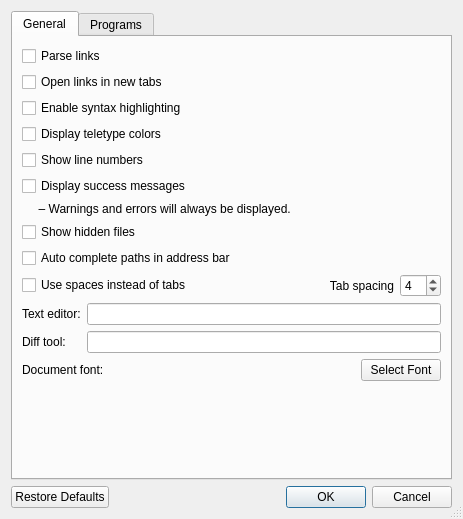
<?xml version="1.0" encoding="UTF-8"?>
<ui version="4.0">
 <class>Dialog</class>
 <widget class="QDialog" name="Dialog">
  <property name="geometry">
   <rect>
    <x>0</x>
    <y>0</y>
    <width>463</width>
    <height>519</height>
   </rect>
  </property>
  <property name="windowTitle">
   <string>Preferences</string>
  </property>
  <property name="windowIcon">
   <iconset theme="preferences-system">
    <normaloff/>
   </iconset>
  </property>
  <property name="sizeGripEnabled">
   <bool>true</bool>
  </property>
  <property name="modal">
   <bool>true</bool>
  </property>
  <layout class="QVBoxLayout" name="verticalLayout">
   <item>
    <widget class="QTabWidget" name="tabWidget">
     <property name="currentIndex">
      <number>0</number>
     </property>
     <widget class="QWidget" name="tab_General">
      <attribute name="title">
       <string>General</string>
      </attribute>
      <layout class="QVBoxLayout" name="layoutGeneral">
       <item>
        <widget class="QCheckBox" name="checkBox_parseLinks">
         <property name="toolTip">
          <string>Parse files for links to other files. Disable for faster loading of larger files</string>
         </property>
         <property name="text">
          <string>Parse links</string>
         </property>
        </widget>
       </item>
       <item>
        <widget class="QCheckBox" name="checkBox_newTab">
         <property name="toolTip">
          <string>Open links in new tabs instead of the current tab</string>
         </property>
         <property name="text">
          <string>Open links in new tabs</string>
         </property>
        </widget>
       </item>
       <item>
        <widget class="QCheckBox" name="checkBox_syntaxHighlighting">
         <property name="toolTip">
          <string>Enable syntax highlighting. Disable for faster loading of larger files</string>
         </property>
         <property name="text">
          <string>Enable syntax highlighting</string>
         </property>
        </widget>
       </item>
       <item>
        <widget class="QCheckBox" name="checkBox_teletypeConversion">
         <property name="toolTip">
          <string>Display teletype character codes properly in browse mode. Disable for faster loading of larger files</string>
         </property>
         <property name="text">
          <string>Display teletype colors</string>
         </property>
        </widget>
       </item>
       <item>
        <widget class="QCheckBox" name="checkBox_lineNumbers">
         <property name="text">
          <string>Show line numbers</string>
         </property>
        </widget>
       </item>
       <item>
        <widget class="QCheckBox" name="checkBox_showAllMessages">
         <property name="text">
          <string>Display success messages</string>
         </property>
        </widget>
       </item>
       <item>
        <widget class="QLabel" name="label_showAllMessages">
         <property name="text">
          <string>     – Warnings and errors will always be displayed.</string>
         </property>
         <property name="buddy">
          <cstring>checkBox_showAllMessages</cstring>
         </property>
        </widget>
       </item>
       <item>
        <widget class="QCheckBox" name="checkBox_showHiddenFiles">
         <property name="toolTip">
          <string>Show hidden files (on Unix, files starting with a &quot;.&quot;) in file dialogs</string>
         </property>
         <property name="text">
          <string>Show hidden files</string>
         </property>
        </widget>
       </item>
       <item>
        <widget class="QCheckBox" name="checkBox_autoCompleteAddressBar">
         <property name="text">
          <string>Auto complete paths in address bar</string>
         </property>
        </widget>
       </item>
       <item>
        <layout class="QHBoxLayout" name="useSpacesLayout">
         <item>
          <widget class="QCheckBox" name="useSpacesCheckBox">
           <property name="toolTip">
            <string>Insert spaces instead of a tab character when the Tab key is pressed</string>
           </property>
           <property name="text">
            <string>Use spaces instead of tabs</string>
           </property>
          </widget>
         </item>
         <item>
          <widget class="QLabel" name="useSpacesLabel">
           <property name="sizePolicy">
            <sizepolicy hsizetype="MinimumExpanding" vsizetype="Preferred">
             <horstretch>0</horstretch>
             <verstretch>0</verstretch>
            </sizepolicy>
           </property>
           <property name="toolTip">
            <string>The number of spaces equivalent to one tab stop</string>
           </property>
           <property name="text">
            <string>Tab spacing</string>
           </property>
           <property name="alignment">
            <set>Qt::AlignRight|Qt::AlignTrailing|Qt::AlignVCenter</set>
           </property>
          </widget>
         </item>
         <item>
          <widget class="QSpinBox" name="useSpacesSpinBox">
           <property name="minimum">
            <number>1</number>
           </property>
           <property name="maximum">
            <number>96</number>
           </property>
           <property name="value">
            <number>4</number>
           </property>
          </widget>
         </item>
        </layout>
       </item>
       <item>
        <layout class="QFormLayout" name="formLayout">
         <item row="0" column="0">
          <widget class="QLabel" name="labelTextEditor">
           <property name="text">
            <string>Text editor:</string>
           </property>
           <property name="buddy">
            <cstring>lineEditTextEditor</cstring>
           </property>
          </widget>
         </item>
         <item row="0" column="1">
          <widget class="QLineEdit" name="lineEditTextEditor"/>
         </item>
         <item row="1" column="0">
          <widget class="QLabel" name="labelDiffTool">
           <property name="text">
            <string>Diff tool:</string>
           </property>
           <property name="buddy">
            <cstring>lineEditDiffTool</cstring>
           </property>
          </widget>
         </item>
         <item row="1" column="1">
          <widget class="QLineEdit" name="lineEditDiffTool"/>
         </item>
        </layout>
       </item>
       <item>
        <layout class="QHBoxLayout" name="fontLayout">
         <item>
          <widget class="QLabel" name="labelFont">
           <property name="text">
            <string>Document font: </string>
           </property>
           <property name="buddy">
            <cstring>buttonFont</cstring>
           </property>
          </widget>
         </item>
         <item>
          <widget class="QPushButton" name="buttonFont">
           <property name="sizePolicy">
            <sizepolicy hsizetype="Fixed" vsizetype="Fixed">
             <horstretch>0</horstretch>
             <verstretch>0</verstretch>
            </sizepolicy>
           </property>
           <property name="text">
            <string>Select Font</string>
           </property>
           <property name="icon">
            <iconset theme="preferences-desktop-font">
             <normaloff/>
            </iconset>
           </property>
          </widget>
         </item>
        </layout>
       </item>
       <item>
        <spacer name="verticalSpacer">
         <property name="orientation">
          <enum>Qt::Vertical</enum>
         </property>
         <property name="sizeHint" stdset="0">
          <size>
           <width>20</width>
           <height>40</height>
          </size>
         </property>
        </spacer>
       </item>
      </layout>
     </widget>
     <widget class="QWidget" name="tab_Programs">
      <attribute name="title">
       <string>Programs</string>
      </attribute>
      <layout class="QGridLayout" name="layoutPrograms">
       <item row="9" column="0" colspan="2">
        <widget class="QScrollArea" name="scrollArea">
         <property name="widgetResizable">
          <bool>true</bool>
         </property>
         <widget class="QWidget" name="scrollAreaWidget">
          <property name="geometry">
           <rect>
            <x>0</x>
            <y>0</y>
            <width>417</width>
            <height>260</height>
           </rect>
          </property>
          <layout class="QGridLayout" name="scrollAreaLayout">
           <item row="2" column="0">
            <widget class="QPushButton" name="buttonNewProg">
             <property name="sizePolicy">
              <sizepolicy hsizetype="Fixed" vsizetype="Fixed">
               <horstretch>0</horstretch>
               <verstretch>0</verstretch>
              </sizepolicy>
             </property>
             <property name="toolTip">
              <string>Add another program.</string>
             </property>
             <property name="text">
              <string>&amp;New</string>
             </property>
             <property name="icon">
              <iconset theme="list-add">
               <normaloff/>
              </iconset>
             </property>
            </widget>
           </item>
           <item row="3" column="0">
            <spacer name="verticalSpacer_2">
             <property name="orientation">
              <enum>Qt::Vertical</enum>
             </property>
             <property name="sizeHint" stdset="0">
              <size>
               <width>20</width>
               <height>40</height>
              </size>
             </property>
            </spacer>
           </item>
           <item row="0" column="0">
            <widget class="QWidget" name="progWidget" native="true"/>
           </item>
           <item row="0" column="1">
            <widget class="QWidget" name="extWidget" native="true"/>
           </item>
          </layout>
         </widget>
        </widget>
       </item>
       <item row="8" column="1">
        <widget class="QLabel" name="labelExtExample">
         <property name="toolTip">
          <string>Comma-separated list. Spaces are optional.</string>
         </property>
         <property name="text">
          <string>    .exr, .tx, .tif, .tiff</string>
         </property>
        </widget>
       </item>
       <item row="8" column="0">
        <widget class="QLabel" name="labelProgExample">
         <property name="toolTip">
          <string>Command and any additional options.</string>
         </property>
         <property name="text">
          <string>    Example: RV</string>
         </property>
        </widget>
       </item>
       <item row="7" column="1">
        <widget class="QLabel" name="labelExt">
         <property name="toolTip">
          <string>Comma-separated list. Spaces are optional.</string>
         </property>
         <property name="styleSheet">
          <string notr="true">font-weight:bold;</string>
         </property>
         <property name="text">
          <string>Extension(s):</string>
         </property>
        </widget>
       </item>
       <item row="7" column="0">
        <widget class="QLabel" name="labelProg">
         <property name="toolTip">
          <string>Command and any additional options.</string>
         </property>
         <property name="styleSheet">
          <string notr="true">font-weight:bold;</string>
         </property>
         <property name="text">
          <string>Program:</string>
         </property>
        </widget>
       </item>
       <item row="1" column="0" colspan="2">
        <widget class="QLineEdit" name="lineEdit"/>
       </item>
       <item row="0" column="0" colspan="2">
        <widget class="QLabel" name="label_3">
         <property name="text">
          <string>Extensions that should open in app (ex: .usd, .txt, .xml):</string>
         </property>
         <property name="buddy">
          <cstring>lineEdit</cstring>
         </property>
        </widget>
       </item>
       <item row="2" column="0" colspan="2">
        <widget class="Line" name="line">
         <property name="orientation">
          <enum>Qt::Horizontal</enum>
         </property>
        </widget>
       </item>
       <item row="5" column="0" colspan="2">
        <layout class="QHBoxLayout" name="horizontalLayout_2">
         <item>
          <widget class="QLabel" name="label_AdtlExt">
           <property name="sizePolicy">
            <sizepolicy hsizetype="Fixed" vsizetype="Preferred">
             <horstretch>0</horstretch>
             <verstretch>0</verstretch>
            </sizepolicy>
           </property>
           <property name="styleSheet">
            <string notr="true">font: 75 11pt &quot;Sans Serif&quot;; font-weight: bold;</string>
           </property>
           <property name="text">
            <string>File Associations:</string>
           </property>
          </widget>
         </item>
        </layout>
       </item>
      </layout>
     </widget>
    </widget>
   </item>
   <item>
    <widget class="QDialogButtonBox" name="buttonBox">
     <property name="orientation">
      <enum>Qt::Horizontal</enum>
     </property>
     <property name="standardButtons">
      <set>QDialogButtonBox::Cancel|QDialogButtonBox::Ok|QDialogButtonBox::RestoreDefaults</set>
     </property>
    </widget>
   </item>
  </layout>
 </widget>
 <tabstops>
  <tabstop>tabWidget</tabstop>
  <tabstop>checkBox_parseLinks</tabstop>
  <tabstop>checkBox_newTab</tabstop>
  <tabstop>checkBox_syntaxHighlighting</tabstop>
  <tabstop>checkBox_teletypeConversion</tabstop>
  <tabstop>checkBox_lineNumbers</tabstop>
  <tabstop>checkBox_showAllMessages</tabstop>
  <tabstop>checkBox_showHiddenFiles</tabstop>
  <tabstop>checkBox_autoCompleteAddressBar</tabstop>
  <tabstop>lineEditTextEditor</tabstop>
  <tabstop>lineEditDiffTool</tabstop>
  <tabstop>buttonFont</tabstop>
  <tabstop>lineEdit</tabstop>
  <tabstop>scrollArea</tabstop>
  <tabstop>buttonNewProg</tabstop>
  <tabstop>buttonBox</tabstop>
 </tabstops>
 <resources/>
 <connections>
  <connection>
   <sender>buttonBox</sender>
   <signal>rejected()</signal>
   <receiver>Dialog</receiver>
   <slot>reject()</slot>
   <hints>
    <hint type="sourcelabel">
     <x>325</x>
     <y>402</y>
    </hint>
    <hint type="destinationlabel">
     <x>286</x>
     <y>274</y>
    </hint>
   </hints>
  </connection>
 </connections>
</ui>
